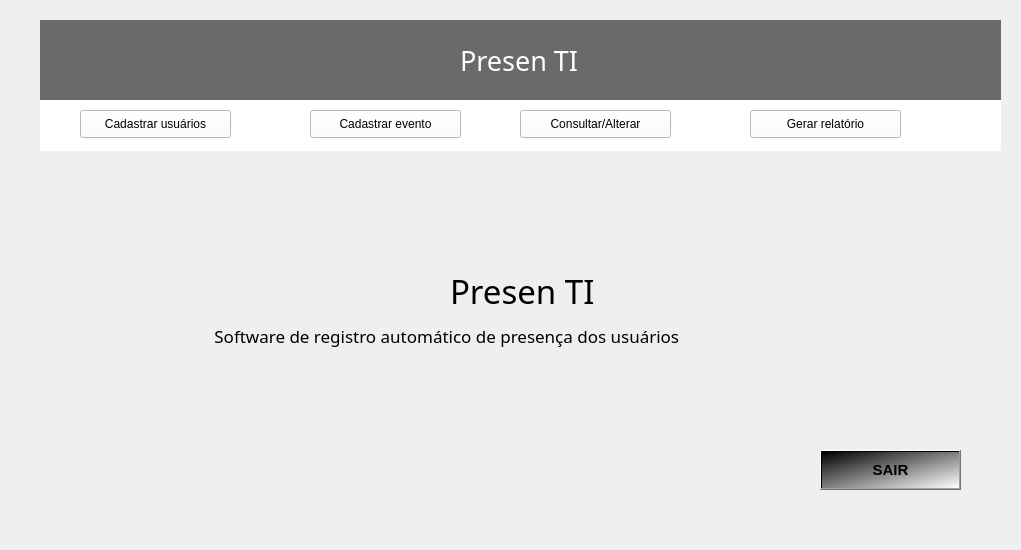
<?xml version="1.0" encoding="UTF-8"?>
<ui version="4.0">
 <class>Form</class>
 <widget class="QWidget" name="Form">
  <property name="geometry">
   <rect>
    <x>0</x>
    <y>0</y>
    <width>1021</width>
    <height>550</height>
   </rect>
  </property>
  <property name="windowTitle">
   <string>Login</string>
  </property>
  <property name="styleSheet">
   <string notr="true"/>
  </property>
  <widget class="QWidget" name="widget" native="true">
   <property name="geometry">
    <rect>
     <x>40</x>
     <y>20</y>
     <width>961</width>
     <height>491</height>
    </rect>
   </property>
   <property name="styleSheet">
    <string notr="true">background-color: rgb(190, 190, 190);
QPushButton#pushButton{
background-color: qlineargradient(spread:pad, x1:0, y1:0.505682, x2:1, y2:0.477, stop:0 rgba(236, 141, 26, 219), stop: 1 rgba(160, 96, 18, 180));
color:rgba(255,255,255,210);
border-radius:5px;
}

QPushButton#pushButton_2, #pushButton_3, #pushButton_4, #pushButton_5{
background-color: rgba(0,0,0,0);
color: rgba(85,98,112,255);
}


QPushButton#pushButton_2:hover,#pushButton_3:hover, #pushButton_4:hover, #pushButton_5:hover {
color: rgba(131,96,53,255);
}


QPushButton#pushButton_2:pressed, #pushButton_3:pressed, #pushButton_4:pressed, #pushButton_5:pressed{
padding-left: 5px;
padding-top:5px;
background-color:rgba(0,0,0,0);
}

QPushButton#pushButton:hover{
background-color: qlineargradient(spread:pad, x1:0, y1:0.505682, x2:1, y2:0.477, stop:0 rgba(0, 71, 135, 219), stop: 1 rgba(85, 81, 84, 226));
}

QPushButton#pushButton:pressed{
padding-left:5px;
padding-top:5px;
background-color: rgba(150, 123, 111, 255)
}

background-color: rgb(255, 255, 255);
</string>
   </property>
   <widget class="QLabel" name="label">
    <property name="geometry">
     <rect>
      <x>0</x>
      <y>-5</y>
      <width>961</width>
      <height>91</height>
     </rect>
    </property>
    <property name="styleSheet">
     <string notr="true">background-color: rgb(106, 106, 106);</string>
    </property>
    <property name="text">
     <string/>
    </property>
   </widget>
   <widget class="QLabel" name="label_2">
    <property name="geometry">
     <rect>
      <x>0</x>
      <y>80</y>
      <width>971</width>
      <height>51</height>
     </rect>
    </property>
    <property name="styleSheet">
     <string notr="true">background-color: rgb(255, 255, 255);</string>
    </property>
    <property name="text">
     <string/>
    </property>
   </widget>
   <widget class="QPushButton" name="pushButton">
    <property name="geometry">
     <rect>
      <x>40</x>
      <y>90</y>
      <width>151</width>
      <height>28</height>
     </rect>
    </property>
    <property name="styleSheet">
     <string notr="true">background-color: rgb(255, 255, 255);</string>
    </property>
    <property name="text">
     <string>Cadastrar usuários</string>
    </property>
   </widget>
   <widget class="QPushButton" name="pushButton_2">
    <property name="geometry">
     <rect>
      <x>270</x>
      <y>90</y>
      <width>151</width>
      <height>28</height>
     </rect>
    </property>
    <property name="styleSheet">
     <string notr="true">background-color: rgb(255, 255, 255);</string>
    </property>
    <property name="text">
     <string>Cadastrar evento</string>
    </property>
   </widget>
   <widget class="QPushButton" name="pushButton_3">
    <property name="geometry">
     <rect>
      <x>480</x>
      <y>90</y>
      <width>151</width>
      <height>28</height>
     </rect>
    </property>
    <property name="styleSheet">
     <string notr="true">background-color: rgb(255, 255, 255);</string>
    </property>
    <property name="text">
     <string>Consultar/Alterar</string>
    </property>
   </widget>
   <widget class="QPushButton" name="pushButton_4">
    <property name="geometry">
     <rect>
      <x>710</x>
      <y>90</y>
      <width>151</width>
      <height>28</height>
     </rect>
    </property>
    <property name="styleSheet">
     <string notr="true">background-color: rgb(255, 255, 255);</string>
    </property>
    <property name="text">
     <string>Gerar relatório</string>
    </property>
   </widget>
   <widget class="QLabel" name="label_3">
    <property name="geometry">
     <rect>
      <x>410</x>
      <y>250</y>
      <width>261</width>
      <height>41</height>
     </rect>
    </property>
    <property name="font">
     <font>
      <family>Voice In My Head</family>
      <pointsize>25</pointsize>
     </font>
    </property>
    <property name="text">
     <string>Presen TI</string>
    </property>
   </widget>
   <widget class="QLabel" name="label_4">
    <property name="geometry">
     <rect>
      <x>170</x>
      <y>300</y>
      <width>681</width>
      <height>31</height>
     </rect>
    </property>
    <property name="font">
     <font>
      <family>MS Reference Sans Serif</family>
      <pointsize>13</pointsize>
     </font>
    </property>
    <property name="text">
     <string> Software de registro automático de presença dos usuários</string>
    </property>
   </widget>
   <widget class="QLabel" name="label_5">
    <property name="geometry">
     <rect>
      <x>420</x>
      <y>20</y>
      <width>261</width>
      <height>41</height>
     </rect>
    </property>
    <property name="font">
     <font>
      <family>Voice In My Head</family>
      <pointsize>20</pointsize>
     </font>
    </property>
    <property name="styleSheet">
     <string notr="true">background-color: rgb(106, 106, 106);
color: rgb(255, 255, 255);</string>
    </property>
    <property name="text">
     <string>Presen TI</string>
    </property>
   </widget>
   <widget class="QPushButton" name="pushButton_5">
    <property name="geometry">
     <rect>
      <x>780</x>
      <y>430</y>
      <width>141</width>
      <height>40</height>
     </rect>
    </property>
    <property name="font">
     <font>
      <pointsize>11</pointsize>
      <weight>75</weight>
      <bold>true</bold>
     </font>
    </property>
    <property name="styleSheet">
     <string notr="true">
background: qlineargradient(x1: 0, y1: 0, x2: 1, y2: 1, stop: 0 #000000, stop: 0.5 #808080, stop: 1 #FFFFFF);
color: black;
</string>
    </property>
    <property name="text">
     <string>SAIR</string>
    </property>
   </widget>
  </widget>
 </widget>
 <resources/>
 <connections/>
</ui>
